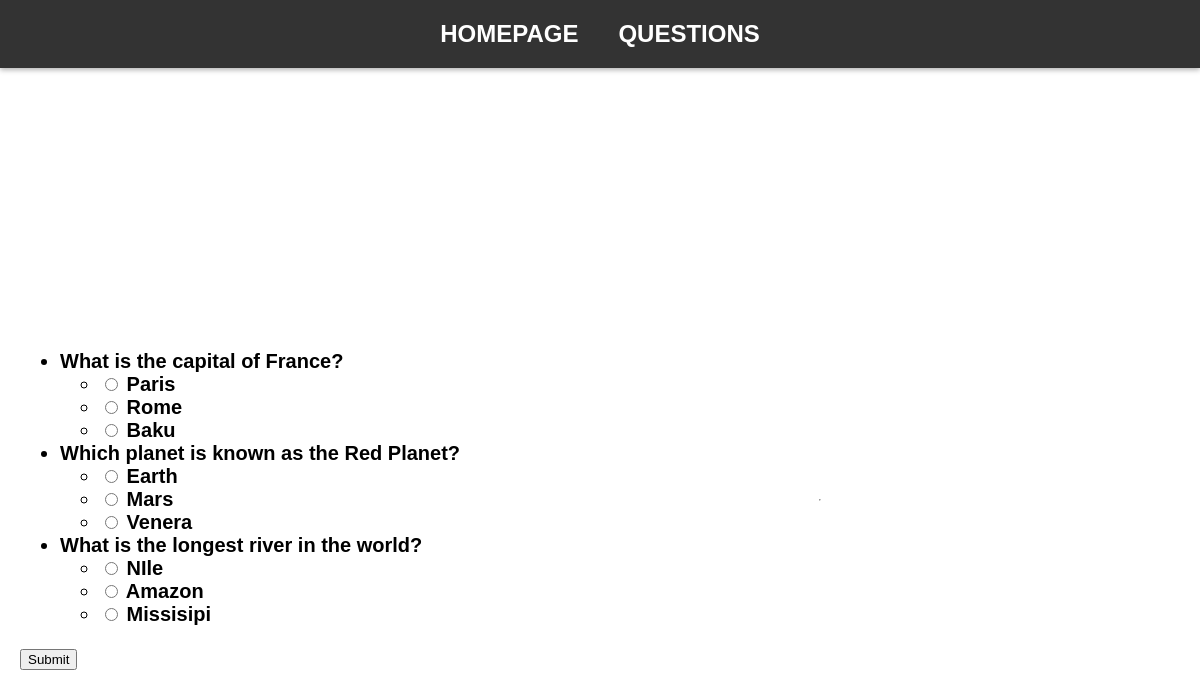
Screenshot of /questions_page/ with the database file from the repository.
### app/models.py (models this page shows, shortened)
class Question(models.Model):
    text = models.CharField(max_length=255)

class Answer(models.Model):
    question = models.ForeignKey(Question, on_delete=models.CASCADE)
    text = models.CharField(max_length=255)
    is_correct = models.BooleanField(default=False)

### app/views.py (the view, shortened to what this page needs)
# urls.py: path('questions_page/', questions_page, name="questions_page"),
def questions_page(request):
    questions = Question.objects.all()
    results = None
    return render(request, 'questions.html', {'questions': questions, 'results': results})

### templates/questions.html (shortened to what this page needs)
{% extends 'base.html' %}
{% block content %}
<form method="POST">
    <ul>
        {% for question in questions %}
        <li>
            <strong>{{ question.text }}</strong>
            <ul>
                {% for answer in question.answer_set.all %}
                <li>
                    <label>
                        <input type="radio" name="question_{{ question.id }}" value="{{ answer.id }}">
                        {{ answer.text }}
                    </label>
                </li>
                {% endfor %}
            </ul>
        </li>
        {% endfor %}
    </ul>
    <button type="submit">Submit</button>
</form>
<hr>
{% endblock %}

### templates/base.html (shortened to what this page needs)
<!DOCTYPE html>
<html lang="en">
<head>
</head>
<body>
    <div class="nav-container">
        <a href="/homepage">Homepage</a>
        <a href="/questions_page">Questions</a>
    </div>
    <div class="content">
        {% block content %}
        {% endblock %}
    </div>
</body>
</html>

### templates/base.html (style rules this page uses)
body, html { margin: 0; padding: 0; height: 100vh; font-family: Arial, sans-serif; }
.nav-container { display: flex; justify-content: center; align-items: center; background-color: #333; padding: 20px 0; position: fixed; top: 0; width: 100%; box-shadow: 0 2px 5px rgba(0,0,0,0.3); }
.nav-container a { text-decoration: none; color: white; font-size: 24px; font-weight: bold; text-transform: uppercase; margin: 0 20px; transition: color 0.3s; }
.content { margin-top: 80px; padding: 20px; display: flex; justify-content: center; align-items: center; height: 100%; font-weight: bold; font-size: 20px; }

### rows the page displays
Question: text "What is the capital of France?"
Answer: text "Paris"
Answer: text "Rome"
Answer: text "Baku"
Question: text "Which planet is known as the Red Planet?"
Answer: text "Earth"
Answer: text "Mars"
Answer: text "Venera"
Question: text "What is the longest river in the world?"
Answer: text "NIle"
Answer: text "Amazon"
Answer: text "Missisipi"
